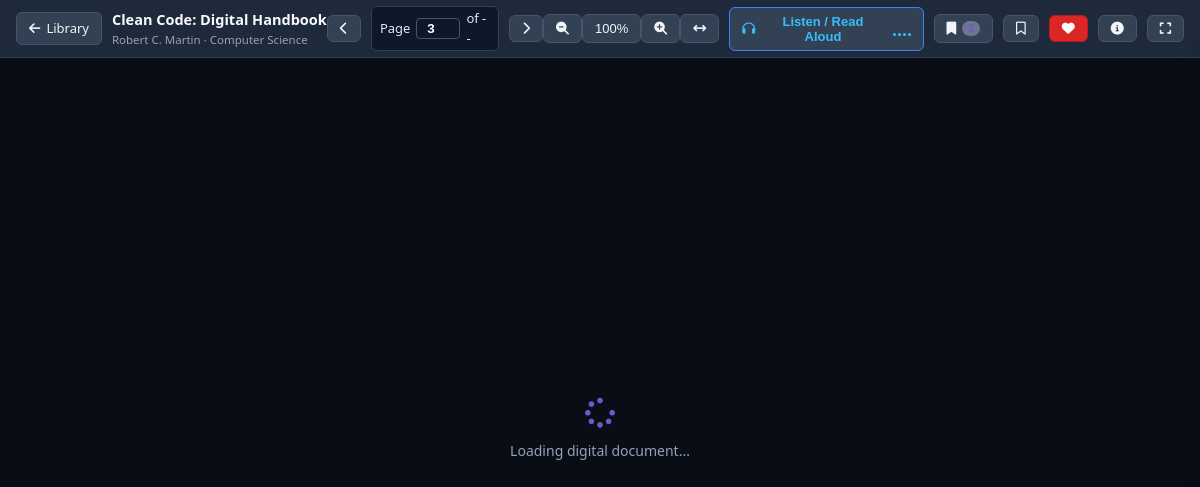
The page /student/read-book.php?id=1 (signed in) on the database its author committed.
### tables this page shows
CREATE TABLE digital_books (
    id INT AUTO_INCREMENT PRIMARY KEY,
    book_id INT NULL,
    title VARCHAR(200) NOT NULL,
    author_id INT NULL,
    author_name VARCHAR(150) NULL,
    category_id INT NULL,
    publisher_id INT NULL,
    isbn VARCHAR(30) NULL,
    ia_id VARCHAR(100) NULL,
    publication_year INT NULL,
    edition VARCHAR(30) DEFAULT '1st',
    language VARCHAR(40) DEFAULT 'English',
    pages INT DEFAULT 10,
    description TEXT NULL,
    cover_image VARCHAR(255) NULL,
    file_path VARCHAR(255) NOT NULL,
    file_format VARCHAR(20) NOT NULL DEFAULT 'PDF',
    file_size_kb INT DEFAULT 0,
    access_type ENUM('free','restricted','open_access') NOT NULL DEFAULT 'free',
    license_info VARCHAR(255) DEFAULT 'Open Educational Resource / Demonstration',
    view_count INT NOT NULL DEFAULT 0,
    read_count INT NOT NULL DEFAULT 0,
    status ENUM('active','inactive') NOT NULL DEFAULT 'active',
    created_at TIMESTAMP DEFAULT CURRENT_TIMESTAMP,
    updated_at TIMESTAMP DEFAULT CURRENT_TIMESTAMP ON UPDATE CURRENT_TIMESTAMP,
    FOREIGN KEY (book_id) REFERENCES books(id) ON DELETE SET NULL,
    FOREIGN KEY (author_id) REFERENCES authors(id) ON DELETE SET NULL,
    FOREIGN KEY (category_id) REFERENCES categories(id) ON DELETE SET NULL,
    FOREIGN KEY (publisher_id) REFERENCES publishers(id) ON DELETE SET NULL,
    INDEX idx_dtitle (title),
    INDEX idx_dcat (category_id),
    INDEX idx_dauthor (author_id),
    INDEX idx_dstatus (status),
    INDEX idx_disbn (isbn),
    INDEX idx_dia (ia_id)
);

CREATE TABLE authors (
    id INT AUTO_INCREMENT PRIMARY KEY,
    name VARCHAR(150) NOT NULL,
    bio TEXT DEFAULT NULL
);

CREATE TABLE categories (
    id INT AUTO_INCREMENT PRIMARY KEY,
    name VARCHAR(100) NOT NULL UNIQUE,
    description VARCHAR(255) DEFAULT NULL
);

CREATE TABLE reading_history (
    id INT AUTO_INCREMENT PRIMARY KEY,
    student_id INT NOT NULL,
    digital_book_id INT NOT NULL,
    first_accessed_at TIMESTAMP DEFAULT CURRENT_TIMESTAMP,
    last_accessed_at TIMESTAMP DEFAULT CURRENT_TIMESTAMP ON UPDATE CURRENT_TIMESTAMP,
    last_page INT NOT NULL DEFAULT 1,
    total_pages INT NOT NULL DEFAULT 1,
    progress_percent DECIMAL(5,2) NOT NULL DEFAULT 0.00,
    reading_status ENUM('reading','completed') NOT NULL DEFAULT 'reading',
    created_at TIMESTAMP DEFAULT CURRENT_TIMESTAMP,
    updated_at TIMESTAMP DEFAULT CURRENT_TIMESTAMP ON UPDATE CURRENT_TIMESTAMP,
    UNIQUE KEY uniq_stu_dbook (student_id, digital_book_id),
    FOREIGN KEY (student_id) REFERENCES students(id) ON DELETE CASCADE,
    FOREIGN KEY (digital_book_id) REFERENCES digital_books(id) ON DELETE CASCADE,
    INDEX idx_rh_stu (student_id),
    INDEX idx_rh_book (digital_book_id)
);

CREATE TABLE favorites (
    id INT AUTO_INCREMENT PRIMARY KEY,
    student_id INT NOT NULL,
    book_id INT NULL,
    digital_book_id INT NULL,
    created_at TIMESTAMP DEFAULT CURRENT_TIMESTAMP,
    FOREIGN KEY (student_id) REFERENCES students(id) ON DELETE CASCADE,
    FOREIGN KEY (book_id) REFERENCES books(id) ON DELETE CASCADE,
    FOREIGN KEY (digital_book_id) REFERENCES digital_books(id) ON DELETE CASCADE,
    INDEX idx_fav_stu (student_id)
);

### includes/functions.php (called while the page is built, shortened)
<?php
function e($value) {
    return htmlspecialchars($value ?? '', ENT_QUOTES, 'UTF-8');
}
function basePath() {
    return '/smart-library';
}

### student/read-book.php (the view, shortened to what this page needs)
<?php
require_once __DIR__ . '/../includes/functions.php';
require_once __DIR__ . '/../includes/auth-check.php';
$bookId = (int)($_GET['id'] ?? 0);
$stmt = $pdo->prepare("
    SELECT db.*, c.name AS category_name, a.name AS author_name_rel, p.name AS publisher_name
    FROM digital_books db
    LEFT JOIN categories c ON c.id = db.category_id
    LEFT JOIN authors a ON a.id = db.author_id
    LEFT JOIN publishers p ON p.id = db.publisher_id
    WHERE db.id = ?
");
$stmt->execute([$bookId]);
$book = $stmt->fetch();
$author = $book['author_name_rel'] ?: ($book['author_name'] ?: 'Unknown Author');
$studentId = null;
$lastPage = 1;
$isFavorite = false;
$bookmarks = [];
if ($_SESSION['role'] === 'student') {
    $st = $pdo->prepare("SELECT id FROM students WHERE user_id = ?");
    $st->execute([$_SESSION['user_id']]);
    $studentId = (int)$st->fetchColumn();
    if ($studentId) {
        $rh = $pdo->prepare("SELECT last_page, progress_percent FROM reading_history WHERE student_id = ? AND digital_book_id = ?");
        $rh->execute([$studentId, $bookId]);
        $history = $rh->fetch();
        if ($history && $history['last_page'] > 0) {
            $lastPage = (int)$history['last_page'];
        }
        $bm = $pdo->prepare("SELECT id, page_number, note, created_at FROM bookmarks WHERE student_id = ? AND digital_book_id = ? ORDER BY page_number ASC");
        $bm->execute([$studentId, $bookId]);
        $bookmarks = $bm->fetchAll();
        $fav = $pdo->prepare("SELECT id FROM favorites WHERE student_id = ? AND digital_book_id = ?");
        $fav->execute([$studentId, $bookId]);
        $isFavorite = (bool)$fav->fetchColumn();
    }
}
$backUrl = $_SESSION['role'] === 'student' ? basePath() . '/student/virtual-library.php' : basePath() . '/' . $_SESSION['role'] . '/digital-books.php';
?>
<!DOCTYPE html>
<html lang="en">
<head>
<link rel="stylesheet" href="https://cdnjs.cloudflare.com/ajax/libs/font-awesome/6.5.1/css/all.min.css">
<link rel="stylesheet" href="<?= basePath() ?>/assets/css/style.css">
<link rel="stylesheet" href="<?= basePath() ?>/assets/css/reader-tts.css">
</head>
<body class="reader-body">
<header
class="reader-header">
    <div class="left-controls">
        <a href="<?= e($backUrl) ?>" class="reader-btn" title="Back to Library">
            <i class="fa-solid fa-arrow-left"></i>
            <span>Library</span>
        </a>
        <div class="book-meta">
            <div class="book-title" title="<?= e($book['title']) ?>"><?= e($book['title']) ?></div>
            <div class="book-sub">
                <?= e($author) ?> &middot; <?= e($book['category_name'] ?: 'General') ?>
            </div>
        </div>
    </div>
    <div class="center-controls">
        <button id="prevPageBtn" class="reader-btn" title="Previous Page (Left Arrow)">
            <i class="fa-solid fa-chevron-left"></i>
        </button>
        <div class="page-stepper">
            <span>Page</span>
            <input type="number" id="pageNumberInput" min="1" value="<?= $lastPage ?>">
            <span>of <span id="pageCountSpan">--</span></span>
        </div>
        <button id="nextPageBtn" class="reader-btn" title="Next Page (Right Arrow)">
            <i class="fa-solid fa-chevron-right"></i>
        </button>
    </div>
    <div class="right-controls">
        <div class="flex gap-1">
            <button id="zoomOutBtn" class="reader-btn" title="Zoom Out (-)"><i class="fa-solid fa-magnifying-glass-minus"></i></button>
            <button id="zoomResetBtn" class="reader-btn" title="Reset Zoom (100%)"><span id="zoomLevelText">100%</span></button>
            <button id="zoomInBtn" class="reader-btn" title="Zoom In (+)"><i class="fa-solid fa-magnifying-glass-plus"></i></button>
            <button id="fitWidthBtn" class="reader-btn" title="Fit to Width"><i class="fa-solid fa-arrows-left-right"></i></button>
        </div>
        <button id="readAloudToggleBtn" class="reader-btn tts-main-btn" title="Listen / Read Aloud (Text-to-Speech)">
            <i class="fa-solid fa-headphones"></i>
            <span>Listen / Read Aloud</span>
            <div class="tts-soundwave paused" id="headerSoundwave">
                <span></span><span></span><span></span><span></span>
            </div>
        </button>
        <?php if ($studentId): ?>
        <button id="toggleBookmarkDrawerBtn" class="reader-btn" title="Bookmarks">
            <i class="fa-solid fa-bookmark"></i>
            <span id="bookmarkBadgeCount" class="badge badge-blue" style="font-size:10px; padding:1px 6px;"><?= count($bookmarks) ?></span>
        </button>
        <button id="addBookmarkQuickBtn" class="reader-btn" title="Bookmark This Page">
            <i class="fa-regular fa-bookmark"></i>
        </button>
        <button id="toggleFavoriteBtn" class="reader-btn fav-btn <?= $isFavorite ? 'active' : '' ?>" title="Toggle Favorite">
            <i class="<?= $isFavorite ? 'fa-solid' : 'fa-regular' ?> fa-heart"></i>
        </button>
        <?php endif; ?>
        <button id="bookInfoBtn" class="reader-btn" title="Book Details">
            <i class="fa-solid fa-circle-info"></i>
        </button>
        <button id="fullscreenBtn" class="reader-btn" title="Toggle Fullscreen">
            <i class="fa-solid fa-expand"></i>
        </button>
    </div>
</header>
<div class="reader-container" id="readerContainer">
    <div class="reader-spinner" id="readerSpinner">
        <i class="fa-solid fa-spinner fa-spin fa-2x" style="color:var(--primary);"></i>
        <div style="margin-top:10px; font-size:14px;">Loading digital document...</div>
    </div>
</div>
</body>
</html>

### assets/css/style.css (style rules this page uses)
:root { --primary: #6A5ACD; --primary-dark: #5A3B8C; --primary-mid: #8B7CC7; --primary-light: rgba(201, 194, 227, 0.4); --lavender: #C9C2E3; --accent-orange: #C6601F; --accent-orange-hover: #d96b27; --accent-teal: #2E6F73; --accent-teal-light: rgba(46, 111, 115, 0.16); --accent-sand: #EADCC8; --accent-sand-light: rgba(234, 220, 200, 0.5); --success: #16a34a; --success-light: #dcfce7; --warning: #ca8a04; --warning-light: #fef9c3; --danger: #dc2626; --danger-light: #fee2e2; --text: #3A3A52; --text-muted: #717188; --bg: #F7F5FC; --white: #ffffff; --card-bg: rgba(255, 255, 255, 0.88); --card-border: rgba(201, 194, 227, 0.55); --border: rgba(201, 194, 227, 0.55); --gray-light: #f6f5fb; --gray: #88889d; --sidebar-w: 250px; --radius: 20px; --pill-radius: 999px; --shadow: 0 10px 30px rgba(123, 109, 216, 0.07), 0 2px 8px rgba(46, 43, 43, 0.03); }
* { box-sizing: border-box; }
body { margin: 0; font-family: 'Plus Jakarta Sans', system-ui, -apple-system, BlinkMacSystemFont, Roboto, sans-serif; background-color: var(--bg); background-image: radial-gradient(at 10% 15%, rgba(201, 194, 227, 0.45) 0px, transparent 60%), radial-gradient(at 88% 12%, rgba(234, 220, 200, 0.5) 0px, transparent 60%), radial-gradient(at 90% 85%, rgba(198, 96, 31, 0.14) 0px, transparent 65%), radial-gradient(at 15% 85%, rgba(121, 106, 220, 0.18) 0px, transparent 65%); background-attachment: fixed; color: var(--text); font-size: 15px; line-height: 1.5; -webkit-font-smoothing: antialiased; }
a { color: var(--primary); text-decoration: none; transition: color 0.15s ease; }
.badge { padding: 4px 12px; border-radius: 999px; font-size: 12px; font-weight: 700; display: inline-block; line-height: 1.3; }
.badge-blue { background: var(--primary-light); color: var(--primary); }
.flex { display: flex; }

### assets/css/reader-tts.css (style rules this page uses)
.tts-main-btn { position: relative; background: linear-gradient(135deg, #1e293b 0%, #293548 100%); border: 1px solid #3b82f6 !important; color: #38bdf8 !important; font-weight: 600; gap: 8px !important; transition: all 0.2s ease; }
.tts-soundwave { display: inline-flex; align-items: flex-end; gap: 2px; height: 14px; margin-left: 2px; }
.tts-soundwave span { width: 3px; background: currentColor; border-radius: 2px; animation: ttsWave 1s ease-in-out infinite alternate; }
.tts-soundwave span:nth-child(1) { height: 4px; animation-delay: 0s; }
.tts-soundwave span:nth-child(2) { height: 12px; animation-delay: 0.2s; }
.tts-soundwave span:nth-child(3) { height: 8px; animation-delay: 0.4s; }
.tts-soundwave span:nth-child(4) { height: 14px; animation-delay: 0.15s; }
.tts-soundwave.paused span { animation-play-state: paused; height: 3px !important; }

### student/read-book.php (style rules this page uses)
body.reader-body { margin: 0; padding: 0; background: #0f172a; color: #e2e8f0; overflow: hidden; height: 100vh; display: flex; flex-direction: column; }
.reader-header { height: 58px; background: #1e293b; border-bottom: 1px solid #334155; display: flex; align-items: center; justify-content: space-between; padding: 0 16px; flex-shrink: 0; z-index: 100; }
.reader-header .left-controls, .reader-header .center-controls, .reader-header .right-controls { display: flex; align-items: center; gap: 10px; }
.reader-header .book-meta { max-width: 320px; white-space: nowrap; overflow: hidden; text-overflow: ellipsis; }
.reader-header .book-title { font-size: 14.5px; font-weight: 700; color: #f8fafc; overflow: hidden; text-overflow: ellipsis; }
.reader-header .book-sub { font-size: 11.5px; color: #94a3b8; }
.reader-btn { background: #334155; color: #f1f5f9; border: 1px solid #475569; padding: 6px 12px; border-radius: 6px; font-size: 13px; cursor: pointer; display: inline-flex; align-items: center; gap: 6px; transition: all 0.15s ease; }
.reader-btn.fav-btn.active { background: #dc2626; border-color: #b91c1c; color: #fff; }
.page-stepper { display: flex; align-items: center; background: #0f172a; border: 1px solid #334155; border-radius: 6px; padding: 2px 8px; font-size: 13px; gap: 6px; }
.page-stepper input { width: 44px; background: transparent; border: 1px solid #475569; border-radius: 4px; color: #fff; text-align: center; font-weight: 600; padding: 2px 4px; }
.reader-container { flex: 1; overflow: auto; display: flex; justify-content: center; align-items: flex-start; padding: 24px; position: relative; background: #090d16; }
.reader-spinner { position: absolute; top: 50%; left: 50%; transform: translate(-50%, -50%); text-align: center; color: #94a3b8; }

### rows shown on the page
digital_books: title "Clean Code: Digital Handbook", author.name "Robert C. Martin", category.name "Computer Science"
reading_history: last_page "3"
